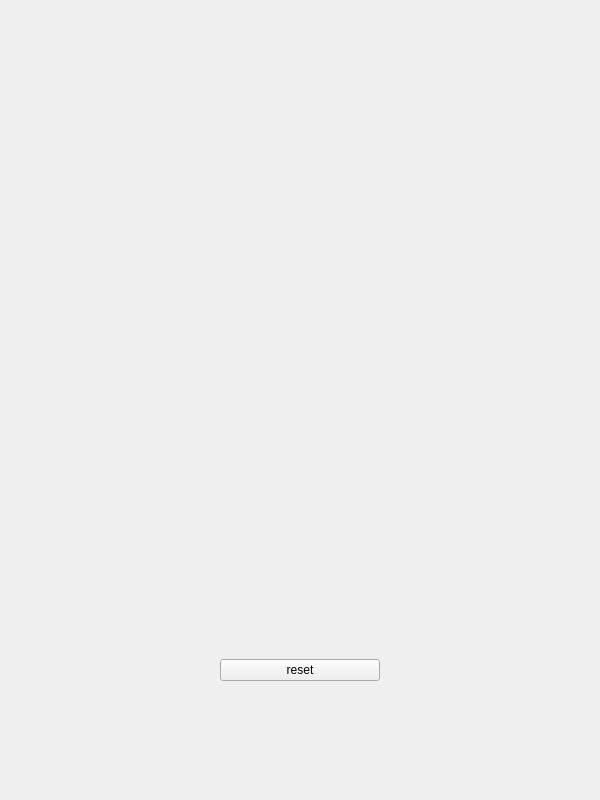
<?xml version="1.0" encoding="UTF-8"?>
<ui version="4.0">
 <class>Picture</class>
 <widget class="QWidget" name="Picture">
  <property name="geometry">
   <rect>
    <x>0</x>
    <y>0</y>
    <width>600</width>
    <height>800</height>
   </rect>
  </property>
  <property name="minimumSize">
   <size>
    <width>600</width>
    <height>800</height>
   </size>
  </property>
  <property name="maximumSize">
   <size>
    <width>600</width>
    <height>800</height>
   </size>
  </property>
  <property name="windowTitle">
   <string>Form</string>
  </property>
  <widget class="QWidget" name="verticalLayoutWidget">
   <property name="geometry">
    <rect>
     <x>220</x>
     <y>630</y>
     <width>160</width>
     <height>80</height>
    </rect>
   </property>
   <layout class="QVBoxLayout" name="verticalLayout">
    <item>
     <widget class="QPushButton" name="pushButton">
      <property name="text">
       <string>reset</string>
      </property>
     </widget>
    </item>
   </layout>
  </widget>
 </widget>
 <resources/>
 <connections/>
</ui>
